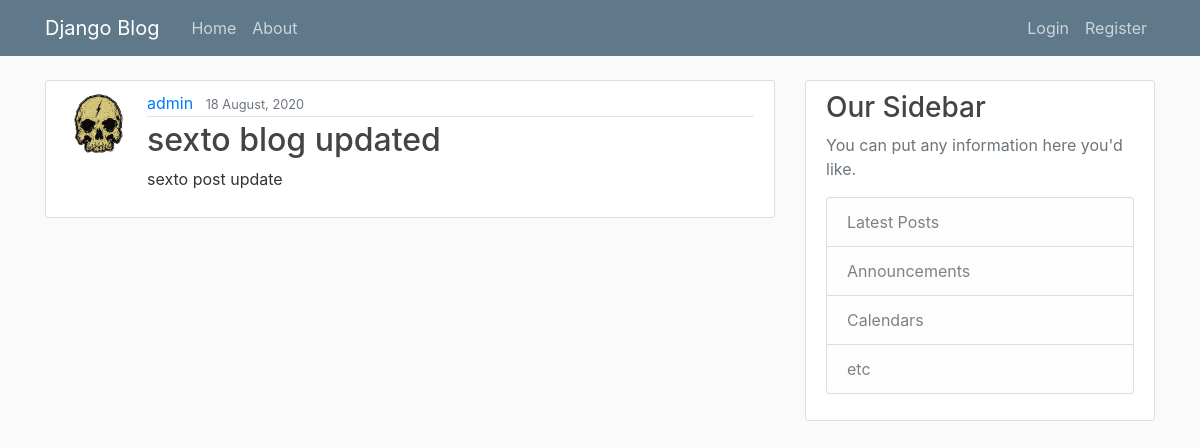
Screenshot of /post/9/ with the database file from the repository.
### blog/models.py (models this page shows, shortened)
class Post(models.Model):
    titulo = models.CharField(max_length=100)
    contenido = models.TextField()
    date = models.DateTimeField(default=timezone.now)
    autor = models.ForeignKey(User, on_delete=models.CASCADE)

### users/models.py (models this page shows, shortened)
class Profile(models.Model):
    user = models.OneToOneField(User, on_delete=models.CASCADE)
    image = models.ImageField(default='default.jpg', upload_to='profile_pics')

### blog/views.py (the view)
# urls.py: path('post/<int:pk>/', PostDetailView.as_view(), name='post-detail'),
class PostDetailView(DetailView):
    model = Post

### blog/templates/blog/post_detail.html (shortened to what this page needs)
{% extends "blog/base.html"%}
{% block content %}
    <article class="media content-section">
        <img class="rounded-circle article-img" src="{{object.autor.profile.image.url}}">
        <div class="media-body">
        <div class="article-metadata">
            <a class="mr-2" href="{% url 'user-posts' object.autor.username%}">{{ object.autor }}</a>
            <small class="text-muted">{{ object.date|date:"d F, Y" }}</small>
        </div>
        <h2 class="article-title">{{ object.titulo}}</h2>
        <p class="article-content">{{ object.contenido }}</p>
        </div>
    </article>
{% endblock content %}

### blog/static/blog/main.css (style rules this page uses)
body { background: #fafafa; color: #333333; margin-top: 5rem; }
h1, h2, h3, h4, h5, h6 { color: #444444; }
.content-section { background: #ffffff; padding: 10px 20px; border: 1px solid #dddddd; border-radius: 3px; margin-bottom: 20px; }
.article-title { color: #444444; }
.article-content { white-space: pre-line; }
.article-img { height: 65px; width: 65px; margin-right: 16px; }
.article-metadata { padding-bottom: 1px; margin-bottom: 4px; border-bottom: 1px solid #e3e3e3 }

### rows the page displays
Post: autor.profile.image (picture), autor "admin", date "18 August, 2020", titulo "sexto blog updated", contenido "sexto post update"
